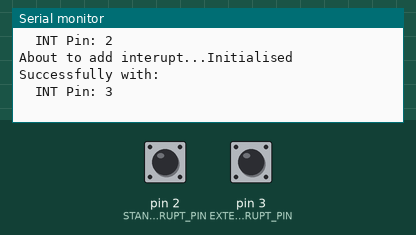
Simulated run of this sketch. Board: Arduino Uno, built with avr-gcc and run on an emulated ATmega328P. On the bench: the last lines printed to the serial monitor. Inputs (shaded band) come from the test bench; at power-on: pin 2 (STANDARD_BUS_INTERRUPT_PIN) HIGH, pin 3 (EXTENDED_BUS_INTERRUPT_PIN) HIGH.

Above: at 1.2 s.
1.3 s: pin 2 (STANDARD_BUS_INTERRUPT_PIN) pulled LOW for 0.15 s
At 2.1 s:
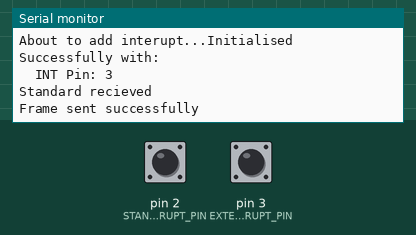
2.9 s: pin 3 (EXTENDED_BUS_INTERRUPT_PIN) pulled LOW for 0.15 s
At 3.3 s:
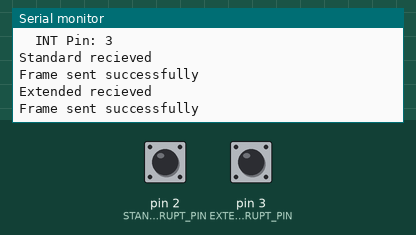

The sketch:

CANGateway.ino
```cpp
#include <mcp_can.h>
#include <SPI.h>

#define STANDARD_BUS_CHIP_SELECT_PIN       8
#define STANDARD_BUS_INTERRUPT_PIN         2
#define EXTENDED_BUS_CHIP_SELECT_PIN       9
#define EXTENDED_BUS_INTERRUPT_PIN         3
#define INTERRUPT_TRIGGER            FALLING

#define MAX_FRAMES                    64 // 1 to 256 (because length is uint8_t)


enum BusSymbol
{
  Extended,
  Standard
};

// A way to bundle the raw information back from mcp_can library.
struct Frame
{
  uint32_t id_with_flags;
  uint8_t dataLength;
  uint8_t data[8];
  BusSymbol busSentOn;
};

struct FrameQueue
{
  Frame queue[MAX_FRAMES];
  uint8_t headPointer = 0; // Next available place to dequeue (contains item)
  uint8_t tailPointer = 0; // Next available place to enqueue (doesn't contain item)

  uint8_t length;

  bool empty()
  {
    return length <= 0;
  }
  bool full()
  {
    return length >= MAX_FRAMES;
  }

  // Returns a pointer to the next possible place to enqueue a frame.
  Frame* enqueue()
  {
    Frame* pointer = &queue[tailPointer];

    tailPointer = ((tailPointer + 1) % MAX_FRAMES);

    // Only increment length when the queue is not full, because otherwise
    // elements are overriden (meaning length doesn't increase).
    if (length < MAX_FRAMES) length += 1;

    return pointer;
  }

  // Returns a pointer to the next item to dequeue
  Frame* dequeue()
  {
    Frame* pointer = &queue[headPointer];

    headPointer = ((headPointer + 1) % MAX_FRAMES);
    length -= 1;

    return pointer;
  }
};

void startCanWithInterupt(MCP_CAN* bus, int interupt_pin, void (*isr)())
{
  Serial.print("About to add interupt...");
  attachInterrupt(digitalPinToInterrupt(interupt_pin), isr, INTERRUPT_TRIGGER);

  bus->setMode(MCP_NORMAL);
  if (bus->begin(MCP_ANY, CAN_500KBPS, MCP_16MHZ) == CAN_OK)
  {
    Serial.print("Initialised Successfully with:\n\tINT Pin: ");
    Serial.println(interupt_pin);
  } else
  {
    Serial.println("Error Initialising");
  }
}

volatile MCP_CAN standard = MCP_CAN(STANDARD_BUS_CHIP_SELECT_PIN);
volatile MCP_CAN extended = MCP_CAN(EXTENDED_BUS_CHIP_SELECT_PIN);

volatile FrameQueue queue;

void recieveStandard()
{
  Serial.println("Standard recieved");
  recieve(&standard, Standard);
}
void recieveExtended()
{
  Serial.println("Extended recieved");
  recieve(&extended, Extended);
}
void recieve(MCP_CAN* bus, BusSymbol busSentOn)
{
  Frame* frame = queue.enqueue();

  bus->readMsgBuf(&frame->id_with_flags, &frame->dataLength, (uint8_t*) &frame->data);
  frame->busSentOn = busSentOn;
}

void serialDebugFrame(int8_t sendMsgBufReturn)
{
  if (sendMsgBufReturn == CAN_OK)
  {
    Serial.println("Frame sent successfully");
  } else
  {
    Serial.println("Error sending frame");
  }
}

uint32_t convertToStandard(uint32_t id_with_flags)
{
  return id_with_flags & ((1 << 11) - 1); // Truncates all bits except the 11 bits at the beginning
}

void setup()
{
  Serial.begin(115200);
  Serial.println("Serial Started");

  startCanWithInterupt(&standard, STANDARD_BUS_INTERRUPT_PIN, recieveStandard);
  startCanWithInterupt(&extended, EXTENDED_BUS_INTERRUPT_PIN, recieveExtended);
}

void loop()
{
  while (!queue.empty())
  {
    Frame* frame = queue.dequeue();
    uint32_t id_with_flags = frame->id_with_flags;

    if ((id_with_flags & 0x80000000) == 0x80000000)
    {
      // Extended frame recieved:
      switch (frame->busSentOn)
      {
        case Extended:
          // Translate and forward to standard bus
          serialDebugFrame(standard.sendMsgBuf(convertToStandard(id_with_flags), 0, frame->dataLength, frame->data));
          break;
        case Standard:
          // Forward to the extended bus
          serialDebugFrame(extended.sendMsgBuf(id_with_flags, 0, frame->dataLength, frame->data));
          break;
      }
    } else
    {
      // Standard frame, so forward to correct bus
      switch (frame->busSentOn)
      {
        case Extended:
          // Forward to standard bus
          serialDebugFrame(standard.sendMsgBuf(id_with_flags, frame->dataLength, frame->data));
          break;
        case Standard:
          // Forward to the extended bus
          serialDebugFrame(extended.sendMsgBuf(id_with_flags, frame->dataLength, frame->data));
          break;
      }
    }
  }
}
```

Measured:
- after the input at 1.3 s, the serial monitor: prints a new line at once (image 1)
- after the input at 2.9 s, the serial monitor: prints a new line at once (image 2)
